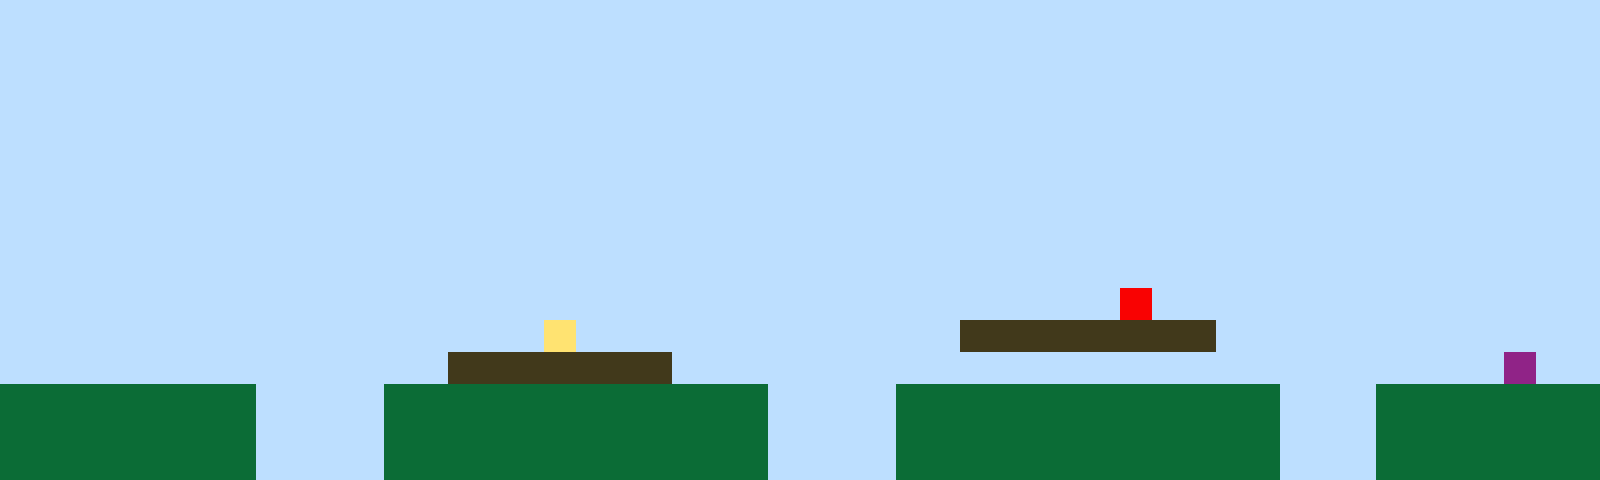

A level layout from a 2D game, rendered from its tile map. Below: a short description, then the map file with its tile-grid data intact:
An orthogonal 50x15 tile map with 32x32 px tiles, 1 tile layer (Tile Layer 1).

<map version="1.10" tiledversion="1.11.2" orientation="orthogonal" renderorder="right-up" width="50" height="15" tilewidth="32" tileheight="32" infinite="0" nextlayerid="2" nextobjectid="1"><editorsettings><export target="map1.csv" format="csv" /></editorsettings><tileset firstgid="1" name="sprites" tilewidth="32" tileheight="32" tilecount="6" columns="3"><image source="sprites.png" width="96" height="64" /></tileset><layer id="1" name="Tile Layer 1" width="50" height="15"><data encoding="csv">1,1,1,1,1,1,1,1,1,1,1,1,1,1,1,1,1,1,1,1,1,1,1,1,1,1,1,1,1,1,1,1,1,1,1,1,1,1,1,1,1,1,1,1,1,1,1,1,1,1,1,1,1,1,1,1,1,1,1,1,1,1,1,1,1,1,1,1,1,1,1,1,1,1,1,1,1,1,1,1,1,1,1,1,1,1,1,1,1,1,1,1,1,1,1,1,1,1,1,1,1,1,1,1,1,1,1,1,1,1,1,1,1,1,1,1,1,1,1,1,1,1,1,1,1,1,1,1,1,1,1,1,1,1,1,1,1,1,1,1,1,1,1,1,1,1,1,1,1,1,1,1,1,1,1,1,1,1,1,1,1,1,1,1,1,1,1,1,1,1,1,1,1,1,1,1,1,1,1,1,1,1,1,1,1,1,1,1,1,1,1,1,1,1,1,1,1,1,1,1,1,1,1,1,1,1,1,1,1,1,1,1,1,1,1,1,1,1,1,1,1,1,1,1,1,1,1,1,1,1,1,1,1,1,1,1,1,1,1,1,1,1,1,1,1,1,1,1,1,1,1,1,1,1,1,1,1,1,1,1,1,1,1,1,1,1,1,1,1,1,1,1,1,1,1,1,1,1,1,1,1,1,1,1,1,1,1,1,1,1,1,1,1,1,1,1,1,1,1,1,1,1,1,1,1,1,1,1,1,1,1,1,1,1,1,1,1,1,1,1,1,1,1,1,1,1,1,1,1,1,1,1,1,1,1,1,1,1,1,1,1,1,1,1,1,1,1,1,1,1,1,1,1,1,1,1,1,1,1,1,1,1,1,1,1,1,1,1,1,1,1,1,1,1,1,1,1,1,1,1,1,1,1,1,1,1,1,1,1,1,1,1,1,1,1,1,1,1,1,1,1,1,1,1,1,1,1,1,1,1,1,1,1,1,1,1,1,1,1,1,1,1,1,1,1,1,1,1,1,1,1,1,1,1,1,1,1,1,1,1,1,1,1,1,1,1,1,1,1,1,1,1,1,1,1,1,1,1,1,1,1,1,1,1,1,1,1,1,1,1,1,1,1,1,1,1,1,1,1,1,1,1,1,1,1,5,1,1,1,1,1,1,1,1,1,1,1,1,1,1,1,1,1,1,1,1,1,1,1,1,1,1,1,1,1,1,1,4,1,1,1,1,1,1,1,1,1,1,1,1,3,3,3,3,3,3,3,3,1,1,1,1,1,1,1,1,1,1,1,1,1,1,1,1,1,1,1,1,1,1,1,1,1,1,3,3,3,3,3,3,3,1,1,1,1,1,1,1,1,1,1,1,1,1,1,1,1,1,1,1,1,1,1,1,1,1,1,6,1,1,2,2,2,2,2,2,2,2,1,1,1,1,2,2,2,2,2,2,2,2,2,2,2,2,1,1,1,1,2,2,2,2,2,2,2,2,2,2,2,2,1,1,1,2,2,2,2,2,2,2,2,2,2,2,2,2,2,2,1,1,1,1,2,2,2,2,2,2,2,2,2,2,2,2,1,1,1,1,2,2,2,2,2,2,2,2,2,2,2,2,1,1,1,2,2,2,2,2,2,2,2,2,2,2,2,2,2,2,1,1,1,1,2,2,2,2,2,2,2,2,2,2,2,2,1,1,1,1,2,2,2,2,2,2,2,2,2,2,2,2,1,1,1,2,2,2,2,2,2,2</data></layer></map>
